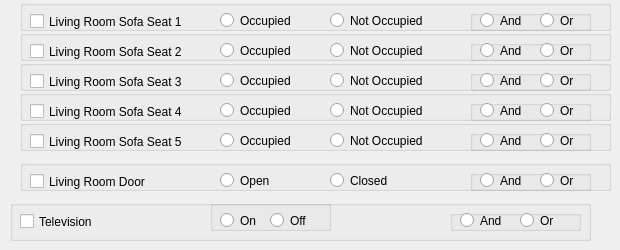
     <widget class="QWidget" name="tabLivingRoom">
      <attribute name="title">
       <string>Living Room</string>
      </attribute>
      <attribute name="toolTip">
       <string>dfgdfg</string>
      </attribute>
      <attribute name="whatsThis">
       <string>;kl;jk;</string>
      </attribute>
      <widget class="QGroupBox" name="groupBox">
       <property name="geometry">
        <rect>
         <x>20</x>
         <y>0</y>
         <width>591</width>
         <height>31</height>
        </rect>
       </property>
       <property name="title">
        <string/>
       </property>
       <widget class="QRadioButton" name="LRS1OccupiedRadioButton">
        <property name="geometry">
         <rect>
          <x>200</x>
          <y>10</y>
          <width>99</width>
          <height>21</height>
         </rect>
        </property>
        <property name="text">
         <string>Occupied </string>
        </property>
       </widget>
       <widget class="QRadioButton" name="LRS1NotOccupiedRadioButton">
        <property name="geometry">
         <rect>
          <x>310</x>
          <y>10</y>
          <width>131</width>
          <height>21</height>
         </rect>
        </property>
        <property name="text">
         <string>Not Occupied </string>
        </property>
       </widget>
       <widget class="QCheckBox" name="livingSofa1CheckBox">
        <property name="geometry">
         <rect>
          <x>10</x>
          <y>10</y>
          <width>191</width>
          <height>23</height>
         </rect>
        </property>
        <property name="text">
         <string>Living Room Sofa Seat 1</string>
        </property>
       </widget>
       <widget class="QGroupBox" name="groupBox_8">
        <property name="geometry">
         <rect>
          <x>450</x>
          <y>10</y>
          <width>121</width>
          <height>21</height>
         </rect>
        </property>
        <property name="title">
         <string/>
        </property>
        <widget class="QRadioButton" name="LRS1ANDRadioButton">
         <property name="geometry">
          <rect>
           <x>10</x>
           <y>0</y>
           <width>61</width>
           <height>21</height>
          </rect>
         </property>
         <property name="text">
          <string>And</string>
         </property>
        </widget>
        <widget class="QRadioButton" name="LRS1ORRadioButton">
         <property name="geometry">
          <rect>
           <x>70</x>
           <y>0</y>
           <width>61</width>
           <height>21</height>
          </rect>
         </property>
         <property name="text">
          <string>Or</string>
         </property>
        </widget>
       </widget>
      </widget>
      <widget class="QGroupBox" name="groupBox_7">
       <property name="geometry">
        <rect>
         <x>10</x>
         <y>200</y>
         <width>581</width>
         <height>41</height>
        </rect>
       </property>
       <property name="title">
        <string/>
       </property>
       <widget class="QCheckBox" name="TVcheckBox">
        <property name="geometry">
         <rect>
          <x>10</x>
          <y>10</y>
          <width>101</width>
          <height>23</height>
         </rect>
        </property>
        <property name="text">
         <string>Television</string>
        </property>
       </widget>
       <widget class="QGroupBox" name="groupBox_10">
        <property name="geometry">
         <rect>
          <x>440</x>
          <y>10</y>
          <width>131</width>
          <height>21</height>
         </rect>
        </property>
        <property name="title">
         <string/>
        </property>
        <widget class="QRadioButton" name="TVANDRadioButton">
         <property name="geometry">
          <rect>
           <x>10</x>
           <y>0</y>
           <width>61</width>
           <height>21</height>
          </rect>
         </property>
         <property name="text">
          <string>And</string>
         </property>
        </widget>
        <widget class="QRadioButton" name="TVORRadioButton">
         <property name="geometry">
          <rect>
           <x>70</x>
           <y>0</y>
           <width>61</width>
           <height>21</height>
          </rect>
         </property>
         <property name="text">
          <string>Or</string>
         </property>
        </widget>
       </widget>
       <widget class="QGroupBox" name="groupBox_119">
        <property name="geometry">
         <rect>
          <x>200</x>
          <y>0</y>
          <width>121</width>
          <height>31</height>
         </rect>
        </property>
        <property name="title">
         <string/>
        </property>
        <widget class="QRadioButton" name="TVOnRadioButton">
         <property name="geometry">
          <rect>
           <x>10</x>
           <y>10</y>
           <width>61</width>
           <height>21</height>
          </rect>
         </property>
         <property name="text">
          <string>On</string>
         </property>
        </widget>
        <widget class="QRadioButton" name="TVOffRadioButton">
         <property name="geometry">
          <rect>
           <x>60</x>
           <y>10</y>
           <width>61</width>
           <height>21</height>
          </rect>
         </property>
         <property name="text">
          <string>Off</string>
         </property>
        </widget>
       </widget>
      </widget>
      <widget class="QGroupBox" name="groupBox_17">
       <property name="geometry">
        <rect>
         <x>20</x>
         <y>30</y>
         <width>591</width>
         <height>31</height>
        </rect>
       </property>
       <property name="title">
        <string/>
       </property>
       <widget class="QRadioButton" name="LRS2OccupiedRadioButton">
        <property name="geometry">
         <rect>
          <x>200</x>
          <y>10</y>
          <width>99</width>
          <height>21</height>
         </rect>
        </property>
        <property name="text">
         <string>Occupied </string>
        </property>
       </widget>
       <widget class="QRadioButton" name="LRS2NotOccupiedRadioButton">
        <property name="geometry">
         <rect>
          <x>310</x>
          <y>10</y>
          <width>131</width>
          <height>21</height>
         </rect>
        </property>
        <property name="text">
         <string>Not Occupied </string>
        </property>
       </widget>
       <widget class="QCheckBox" name="livingSofa2CheckBox">
        <property name="geometry">
         <rect>
          <x>10</x>
          <y>10</y>
          <width>191</width>
          <height>23</height>
         </rect>
        </property>
        <property name="text">
         <string>Living Room Sofa Seat 2</string>
        </property>
       </widget>
       <widget class="QGroupBox" name="groupBox_27">
        <property name="geometry">
         <rect>
          <x>450</x>
          <y>10</y>
          <width>121</width>
          <height>21</height>
         </rect>
        </property>
        <property name="title">
         <string/>
        </property>
        <widget class="QRadioButton" name="LRS2ANDRadioButton">
         <property name="geometry">
          <rect>
           <x>10</x>
           <y>0</y>
           <width>61</width>
           <height>21</height>
          </rect>
         </property>
         <property name="text">
          <string>And</string>
         </property>
        </widget>
        <widget class="QRadioButton" name="LRS2ORRadioButton">
         <property name="geometry">
          <rect>
           <x>70</x>
           <y>0</y>
           <width>61</width>
           <height>21</height>
          </rect>
         </property>
         <property name="text">
          <string>Or</string>
         </property>
        </widget>
       </widget>
      </widget>
      <widget class="QGroupBox" name="groupBox_28">
       <property name="geometry">
        <rect>
         <x>20</x>
         <y>60</y>
         <width>591</width>
         <height>31</height>
        </rect>
       </property>
       <property name="title">
        <string/>
       </property>
       <widget class="QRadioButton" name="LRS3OccupiedRadioButton">
        <property name="geometry">
         <rect>
          <x>200</x>
          <y>10</y>
          <width>99</width>
          <height>21</height>
         </rect>
        </property>
        <property name="text">
         <string>Occupied </string>
        </property>
       </widget>
       <widget class="QRadioButton" name="LRS3NotOccupiedRadioButton">
        <property name="geometry">
         <rect>
          <x>310</x>
          <y>10</y>
          <width>131</width>
          <height>21</height>
         </rect>
        </property>
        <property name="text">
         <string>Not Occupied </string>
        </property>
       </widget>
       <widget class="QCheckBox" name="livingSofa3CheckBox">
        <property name="geometry">
         <rect>
          <x>10</x>
          <y>10</y>
          <width>191</width>
          <height>23</height>
         </rect>
        </property>
        <property name="text">
         <string>Living Room Sofa Seat 3</string>
        </property>
       </widget>
       <widget class="QGroupBox" name="groupBox_30">
        <property name="geometry">
         <rect>
          <x>450</x>
          <y>10</y>
          <width>121</width>
          <height>21</height>
         </rect>
        </property>
        <property name="title">
         <string/>
        </property>
        <widget class="QRadioButton" name="LRS3ANDRadioButton">
         <property name="geometry">
          <rect>
           <x>10</x>
           <y>0</y>
           <width>61</width>
           <height>21</height>
          </rect>
         </property>
         <property name="text">
          <string>And</string>
         </property>
        </widget>
        <widget class="QRadioButton" name="LRS3ORRadioButton">
         <property name="geometry">
          <rect>
           <x>70</x>
           <y>0</y>
           <width>61</width>
           <height>21</height>
          </rect>
         </property>
         <property name="text">
          <string>Or</string>
         </property>
        </widget>
       </widget>
      </widget>
      <widget class="QGroupBox" name="groupBox_31">
       <property name="geometry">
        <rect>
         <x>20</x>
         <y>90</y>
         <width>591</width>
         <height>31</height>
        </rect>
       </property>
       <property name="title">
        <string/>
       </property>
       <widget class="QRadioButton" name="LRS4OccupiedRadioButton">
        <property name="geometry">
         <rect>
          <x>200</x>
          <y>10</y>
          <width>99</width>
          <height>21</height>
         </rect>
        </property>
        <property name="text">
         <string>Occupied </string>
        </property>
       </widget>
       <widget class="QRadioButton" name="LRS4NotOccupiedRadioButton">
        <property name="geometry">
         <rect>
          <x>310</x>
          <y>10</y>
          <width>131</width>
          <height>21</height>
         </rect>
        </property>
        <property name="text">
         <string>Not Occupied </string>
        </property>
       </widget>
       <widget class="QCheckBox" name="livingSofa4CheckBox">
        <property name="geometry">
         <rect>
          <x>10</x>
          <y>10</y>
          <width>191</width>
          <height>23</height>
         </rect>
        </property>
        <property name="text">
         <string>Living Room Sofa Seat 4</string>
        </property>
       </widget>
       <widget class="QGroupBox" name="groupBox_33">
        <property name="geometry">
         <rect>
          <x>450</x>
          <y>10</y>
          <width>121</width>
          <height>21</height>
         </rect>
        </property>
        <property name="title">
         <string/>
        </property>
        <widget class="QRadioButton" name="LRS4ANDRadioButton">
         <property name="geometry">
          <rect>
           <x>10</x>
           <y>0</y>
           <width>61</width>
           <height>21</height>
          </rect>
         </property>
         <property name="text">
          <string>And</string>
         </property>
        </widget>
        <widget class="QRadioButton" name="LRS4ORRadioButton">
         <property name="geometry">
          <rect>
           <x>70</x>
           <y>0</y>
           <width>61</width>
           <height>21</height>
          </rect>
         </property>
         <property name="text">
          <string>Or</string>
         </property>
        </widget>
       </widget>
      </widget>
      <widget class="QGroupBox" name="groupBox_34">
       <property name="geometry">
        <rect>
         <x>20</x>
         <y>120</y>
         <width>591</width>
         <height>31</height>
        </rect>
       </property>
       <property name="title">
        <string/>
       </property>
       <widget class="QRadioButton" name="LRS5OccupiedRadioButton">
        <property name="geometry">
         <rect>
          <x>200</x>
          <y>10</y>
          <width>99</width>
          <height>21</height>
         </rect>
        </property>
        <property name="text">
         <string>Occupied </string>
        </property>
       </widget>
       <widget class="QRadioButton" name="LRS5NotOccupiedRadioButton">
        <property name="geometry">
         <rect>
          <x>310</x>
          <y>10</y>
          <width>131</width>
          <height>21</height>
         </rect>
        </property>
        <property name="text">
         <string>Not Occupied </string>
        </property>
       </widget>
       <widget class="QCheckBox" name="livingSofa5CheckBox">
        <property name="geometry">
         <rect>
          <x>10</x>
          <y>10</y>
          <width>191</width>
          <height>23</height>
         </rect>
        </property>
        <property name="text">
         <string>Living Room Sofa Seat 5</string>
        </property>
       </widget>
       <widget class="QGroupBox" name="groupBox_35">
        <property name="geometry">
         <rect>
          <x>450</x>
          <y>10</y>
          <width>121</width>
          <height>21</height>
         </rect>
        </property>
        <property name="title">
         <string/>
        </property>
        <widget class="QRadioButton" name="LRS5ANDRadioButton">
         <property name="geometry">
          <rect>
           <x>10</x>
           <y>0</y>
           <width>61</width>
           <height>21</height>
          </rect>
         </property>
         <property name="text">
          <string>And</string>
         </property>
        </widget>
        <widget class="QRadioButton" name="LRS5ORRadioButton">
         <property name="geometry">
          <rect>
           <x>70</x>
           <y>0</y>
           <width>61</width>
           <height>21</height>
          </rect>
         </property>
         <property name="text">
          <string>Or</string>
         </property>
        </widget>
       </widget>
      </widget>
      <widget class="QGroupBox" name="groupBox_117">
       <property name="geometry">
        <rect>
         <x>20</x>
         <y>160</y>
         <width>591</width>
         <height>31</height>
        </rect>
       </property>
       <property name="title">
        <string/>
       </property>
       <widget class="QRadioButton" name="LRDOpenRadioButton">
        <property name="geometry">
         <rect>
          <x>200</x>
          <y>10</y>
          <width>99</width>
          <height>21</height>
         </rect>
        </property>
        <property name="text">
         <string>Open</string>
        </property>
       </widget>
       <widget class="QRadioButton" name="LRDClosedRadioButton">
        <property name="geometry">
         <rect>
          <x>310</x>
          <y>10</y>
          <width>131</width>
          <height>21</height>
         </rect>
        </property>
        <property name="text">
         <string>Closed</string>
        </property>
       </widget>
       <widget class="QCheckBox" name="LRDCheckBox">
        <property name="geometry">
         <rect>
          <x>10</x>
          <y>10</y>
          <width>191</width>
          <height>23</height>
         </rect>
        </property>
        <property name="text">
         <string>Living Room Door</string>
        </property>
       </widget>
       <widget class="QGroupBox" name="groupBox_118">
        <property name="geometry">
         <rect>
          <x>450</x>
          <y>10</y>
          <width>121</width>
          <height>21</height>
         </rect>
        </property>
        <property name="title">
         <string/>
        </property>
        <widget class="QRadioButton" name="LRDANDRadioButton">
         <property name="geometry">
          <rect>
           <x>10</x>
           <y>0</y>
           <width>61</width>
           <height>21</height>
          </rect>
         </property>
         <property name="text">
          <string>And</string>
         </property>
        </widget>
        <widget class="QRadioButton" name="LRDORRadioButton">
         <property name="geometry">
          <rect>
           <x>70</x>
           <y>0</y>
           <width>61</width>
           <height>21</height>
          </rect>
         </property>
         <property name="text">
          <string>Or</string>
         </property>
        </widget>
       </widget>
      </widget>
     </widget>
